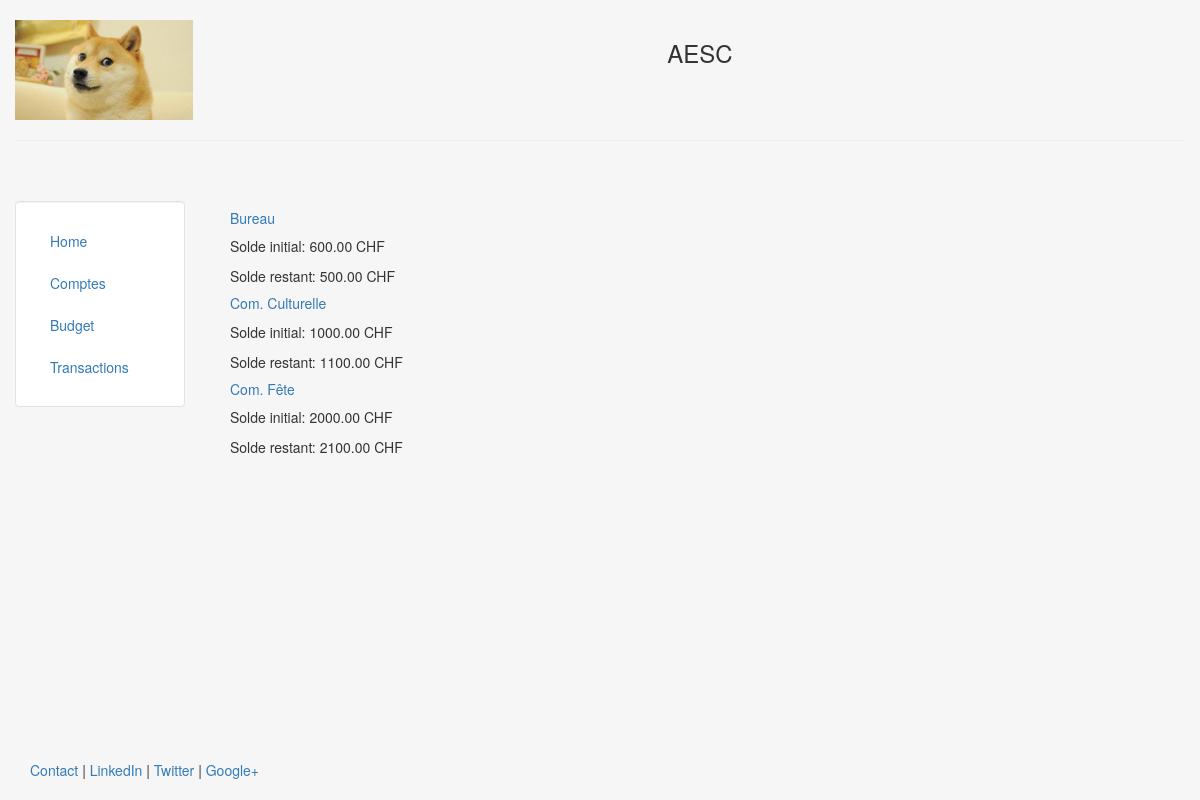
Page /budgets on the earlier database version.
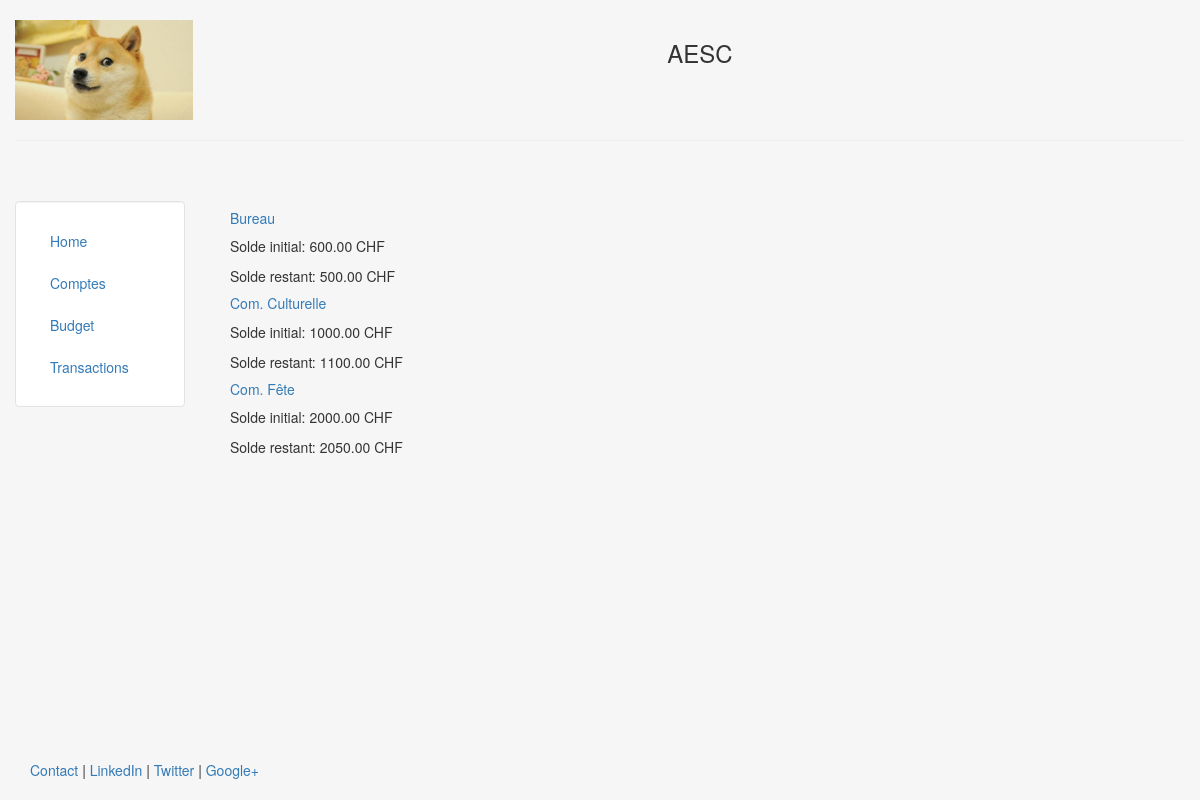
Same page on the later database version.
### compta/models.py (models this page shows, shortened)
class Budget(models.Model):
    nom = models.CharField(max_length = 140)
    somme_depart = models.DecimalField(max_digits=11, decimal_places=2)
    somme_actuelle = models.DecimalField(max_digits=11, decimal_places=2)

### templates/compta/budget.html
{% extends "compta/header.html" %}
{% block content %}
	{% for c in object_list %}
		<h5><a href="/budget/{{c.id}}">  {{ c.nom }}</a></h5>
        <p>Solde initial: {{ c.somme_depart }} CHF</p>
        <p>Solde restant: {{ c.somme_actuelle }} CHF</p>
	{% endfor %}
{% endblock %}

Differences in the rows shown:
changed Budget "Com. Fête": somme_actuelle "2100.00" → "2050.00"
